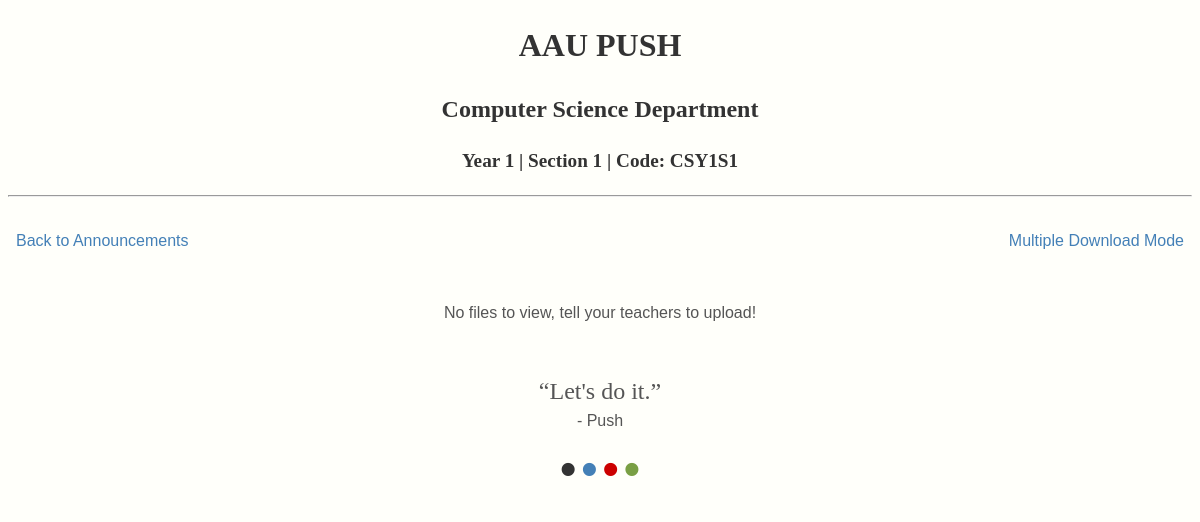
Before: /section/CSY1S1/Civics with the older database file.
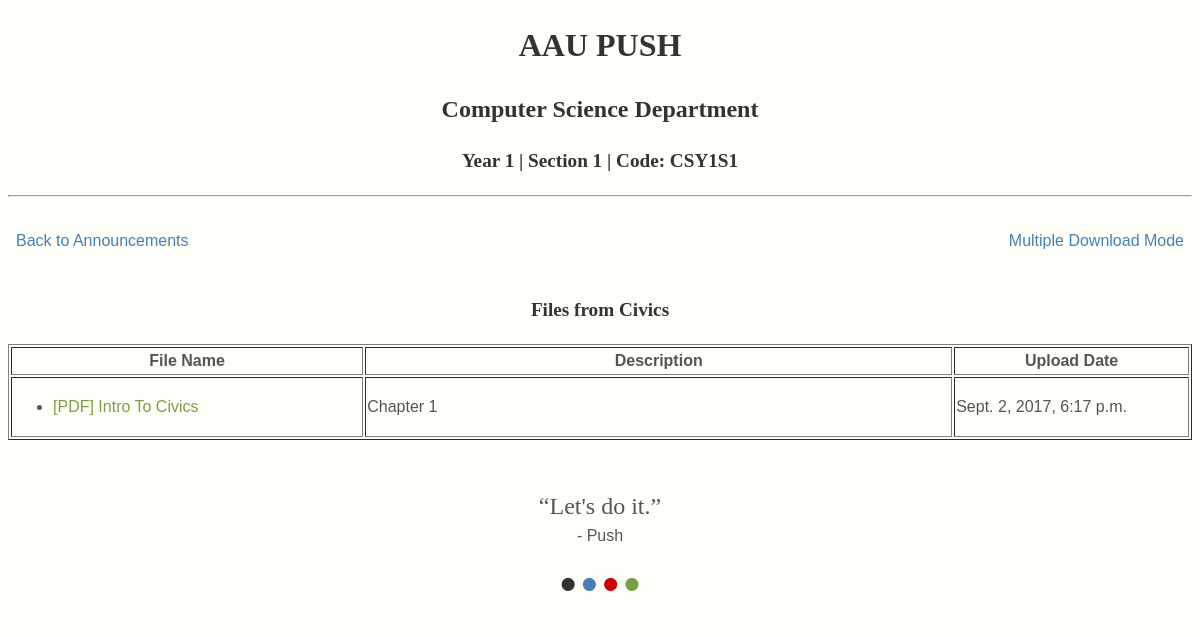
After: the same page with the newer database file.
### main/models.py (models this page shows, shortened)
class Course(models.Model):
   name = models.CharField(max_length=100)
   studyfield = models.ForeignKey(StudyField)
   def get_link_name(self):
        return self.name.replace(' ', '_')

class Material(models.Model):
   name = models.CharField(max_length=100)
   description = models.CharField(max_length=100)
   file = models.FileField(upload_to=upload_path)
   pub_date = models.DateTimeField('Date Published')
   section = models.ManyToManyField(Section)
   lecturer  = models.ForeignKey(Lecturer)
   course = models.ForeignKey(Course)
   class Meta:
      get_latest_by = "pub_date"
   def ext (self):
   	return self.file.name.split('.')[-1]

### main/views.py (the view)
# urls.py: url('^(?P<section_code>[0-9a-zA-Z]+)/(?P<course_name>.+)$', views.course_view, name='course_view'),
def course_view(request,section_code,course_name):
    section = Section.objects.get(code=section_code)
    course = Course.objects.get(name=course_name.replace('_', ' '))
    materials = course.material_set.order_by('-pub_date').filter(section=section)
    quote = Quote.objects.get(id=1)
    context = {'section':section, 'course':course, 'materials':materials, 'quote':quote}
    return render(request,'main/course_view.html',context)

### main/templates/main/course_view.html (shortened to what this page needs)
{% extends "main/base.html" %}
{% block section_code %}
Year {{section.year}} | Section {{section.section_number}} | Code: {{section.code}}
{% endblock %}
{% block content %}
	<br>
	<a class="ann" href="{% url 'Section' section.code%}">&ensp;Back to Announcements</a>
	<a id="switch" href="{% url 'course_view_multi' section.code course.get_link_name %}">Multiple Download Mode&ensp;</a>
	<br>
	<br>
	{% if materials %}
	<table width=100% border="1" cellpadding="">
  		<caption>
  		<h3>Files from {{ course.name }}</h3>
  		</caption>
   		<tr>
     			<th width="30%">File Name</th>
     			<th width="50%">Description</th>
     			<th width="20%">Upload Date</th>
   		</tr>
   			{% for material in materials %}
    				<tr>
     					 <td>
     					 		<ul>
     					 			<li>
     					 				<a id="file" href="{% url 'File' material.id %}">[{{material.ext | upper}}] {{material.name | capfirst}}
        	   							</a>
     					 			</li>
     					 		</ul>
     					 </td>
      					 <td>
      					 </td>
      					 <td>
      					 	{{material.pub_date}}
      					 </td>
    				</tr>
   			{%endfor%}
   	</table>
   	{%else%}
   	<br>
   	<center>No files to view, tell your teachers to upload!</center>
   	{%endif%}
{% endblock %}

Changed rows visible on the page:
now on this page (row unchanged): Course: name "Civics"
added Material: ext "PDF", name "Intro To Civics", description "Chapter 1", pub_date "Sept. 2, 2017, 6:17 p.m."
Other visible differences:
text no longer shown: "No files to view, tell your teachers to upload!"
text now shown: "Files from File Name Description Upload Date"
